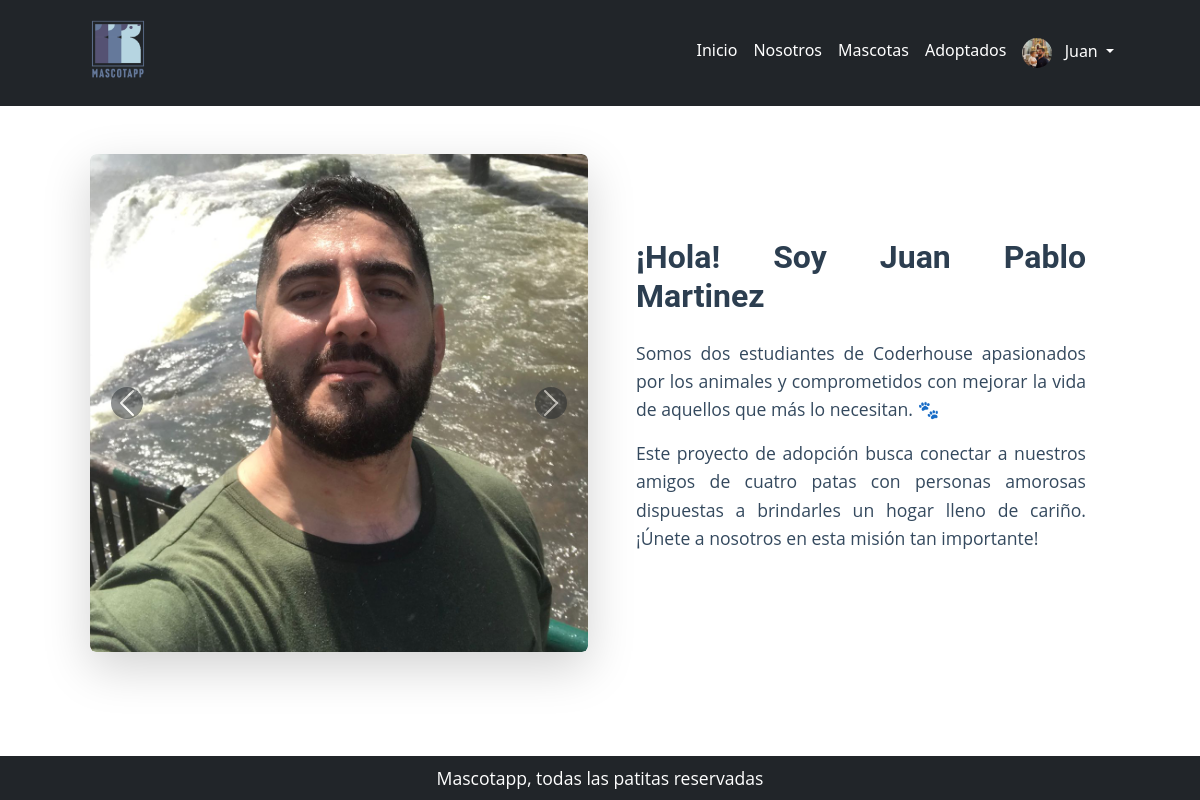
The page /sobre-mi/ (signed in) on the database its author committed.
### core/models.py (models this page shows)
class Usuario(AbstractUser):
    profile_pic = models.ImageField(upload_to='profile_pics/', blank=True, null=True)
    groups = models.ManyToManyField(Group, related_name='custom_user_set')
    user_permissions = models.ManyToManyField(Permission, related_name='custom_user_set_permissions')

### core/views.py (the view)
# urls.py: path('sobre-mi/', views.sobre_mi, name='sobre_mi'),
def sobre_mi(request):
    return render(request, 'core/sobre_mi.html')

### core/templates/core/sobre_mi.html (shortened to what this page needs)
{% extends 'core/base.html' %}
{% load static %}
{% block contenido %}
    <div class="container my-5">
        <div class="row">
            <div class="col-lg-6">
                <div id="carouselExample" class="carousel slide shadow-lg rounded" data-bs-ride="carousel">
                    <div class="carousel-inner">
                        <div class="carousel-item active">
                            <img src="{% static 'core/img/yo.png' %}" class="d-block w-100 rounded" alt="Fabiana y Juan Pablo">
                        </div>
                    </div>
                    <button class="carousel-control-prev" type="button" data-bs-target="#carouselExample" data-bs-slide="prev">
                        <span class="carousel-control-prev-icon bg-dark p-3 rounded-circle" aria-hidden="true"></span>
                    </button>
                    <button class="carousel-control-next" type="button" data-bs-target="#carouselExample" data-bs-slide="next">
                        <span class="carousel-control-next-icon bg-dark p-3 rounded-circle" aria-hidden="true"></span>
                    </button>
                </div>
            </div>
            <div class="col-lg-6 d-flex align-items-center">
                <div class="p-4" style="text-align: justify;">
                    <h2 class="mb-4" style="color: #2c3e50;">¡Hola! Soy Juan Pablo Martinez</h2>
                    <p>Somos dos estudiantes de Coderhouse apasionados por los animales y comprometidos con mejorar la vida de aquellos que más lo necesitan. 🐾</p>
                    <p>Este proyecto de adopción busca conectar a nuestros amigos de cuatro patas con personas amorosas dispuestas a brindarles un hogar lleno de cariño. ¡Únete a nosotros en esta misión tan importante!</p>
                </div>
            </div>
        </div>
    </div>
{% endblock contenido %}

### core/templates/core/components/navbar.html (shortened to what this page needs)
{% load static %}
<nav class="navbar navbar-expand-lg navbar-dark bg-dark">
    <div class="container px-5">
        <a class="navbar-brand" href="{% url 'core:home' %}"><img src="{% static "core/img/logo.webp.png" %}" alt="Mascotapp"></a>
        <div class="collapse navbar-collapse" id="navbarSupportedContent">
            <ul class="navbar-nav ms-auto mb-2 mb-lg-0">
                <li class="nav-item"><a class="nav-link {% if request.path == "/" %} active {% endif %}" aria-current="page" href="{% url 'core:home' %}">Inicio</a></li>
                <li class="nav-item"><a class="nav-link {% if request.path == "/about" %} active {% endif %}" href="{% url 'core:sobre_mi' %}">Nosotros</a></li>
                {% if user.is_authenticated %}
                    <li class="nav-item"><a class="nav-link {% if request.path == "/mascota/lista/" %} active {% endif %}" href="{% url 'mascota:lista_mascotas' %}">Mascotas</a></li>
                    <li class="nav-item"><a class="nav-link {% if request.path == "/adopcion/" %} active {% endif %}" href="{% url 'adopcion:adopcion_list' %}">Adoptados</a></li>
                    <li class="nav-item dropdown">
                        <a class="nav-link dropdown-toggle text-capitalize" href="#" id="navbarDropdown" role="button" data-bs-toggle="dropdown" aria-expanded="false">
                            {% if user.profile_pic %}
                                <img src="{{ user.profile_pic.url }}" alt="Profile Pic" class="profile-pic" style="width: 30px; height: 30px; border-radius: 50%; margin-right: 8px;">
                            {% endif %}
                            {{ user.username }}
                        </a>
                    </li>
                {% else %}
                    <li class="nav-item"><a class="nav-link {% if request.path == "/login/" %} active {% endif %}" href="{% url 'core:login' %}">Login</a></li>
                    <li class="nav-item"><a class="nav-link {% if request.path == "/register/" %} active {% endif %}" href="{% url 'core:register' %}">Registrarse</a></li>
                {% endif %}
            </ul>
        </div>
    </div>
</nav>

### rows shown on the page
Usuario: profile_pic (picture), username "Juan"
